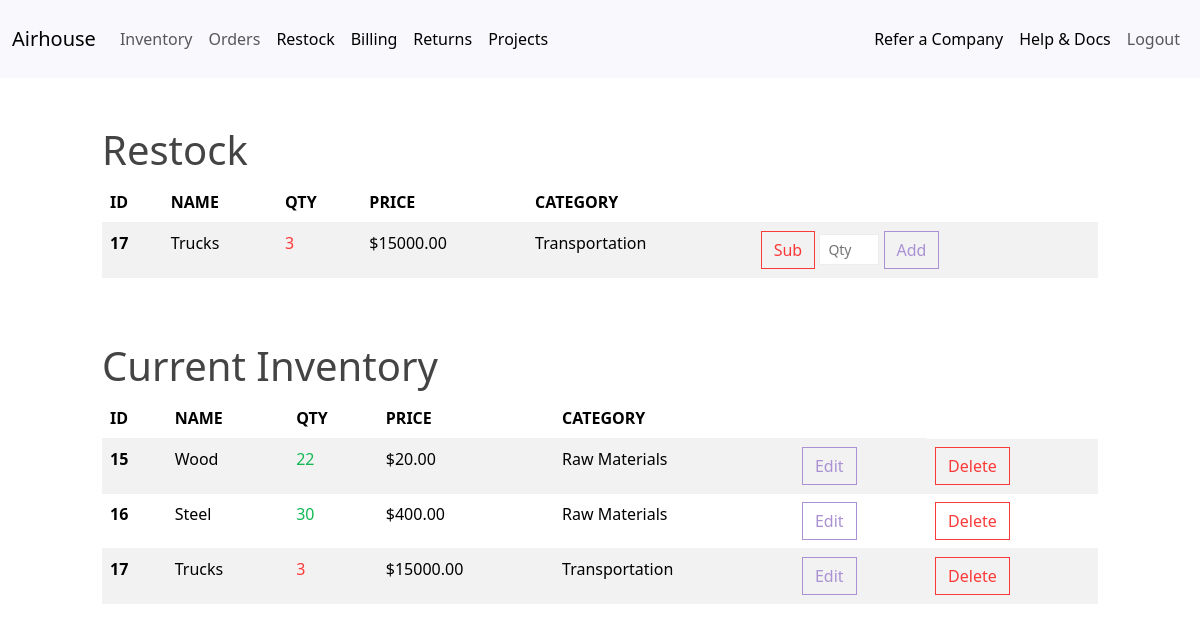
/restock/ (signed in), run on the app's committed database.
### airhouse/models.py (models this page shows, shortened)
class InventoryItem(models.Model):
    name = models.CharField(max_length=200)
    quantity = models.IntegerField()
    price = models.DecimalField(max_digits=10, decimal_places=2)
    category = models.ForeignKey('Category', on_delete=models.SET_NULL, blank=True, null=True)
    date_created = models.DateTimeField(auto_now_add=True)
    user = models.ForeignKey(get_user_model(), on_delete=models.CASCADE)

class Category(models.Model):
    name = models.CharField(max_length=200)
    class Meta:
        verbose_name_plural = 'categories'

### airhouse/views.py (the view, shortened to what this page needs)
# urls.py: path('restock/', Restock.as_view(), name='restock'),
class Restock(LoginRequiredMixin, View):
    def get(self, request):
        return self.render_restock_page(request)
    def render_restock_page(self, request):
        items = InventoryItem.objects.filter(user=request.user.id).order_by('id')
        low_inventory = items.filter(quantity__lte=LOW_QUANTITY)
        low_inventory_ids = low_inventory.values_list('id', flat=True)
        return render(request, 'airhouse/restock.html', {
            'items': items,
            'low_inventory_ids': low_inventory_ids
        })

### airhouse/templates/airhouse/restock.html (shortened to what this page needs)
{% extends 'airhouse/base.html' %}
{% block content %}
{% if low_inventory_ids %}
    <div class="row">
        <div class="col-md-10 col-12 mx-auto mt-5">
            <h1><a href="#" class="text-reset text-decoration-none">Restock</a></h1>
            <table class="table table-hover table-striped">
                <thead>
                    <tr>
                        <th scope="col">ID</th>
                        <th scope="col">NAME</th>
                        <th scope="col">QTY</th>
                        <th scope="col">PRICE</th>
                        <th scope="col">CATEGORY</th>
                        <th scope="col"></th>
                    </tr>
                </thead>
                <tbody>
                    {% for item in items %}
                        {% if item.id in low_inventory_ids %}
                        <tr class="text-danger">
                            <th scope="row">{{ item.id }}</th>
                            <td>{{ item.name }}</td>
                            <td class="text-danger">{{ item.quantity }}</td>
                            <td>${{ item.price }}</td>
                            <td>{{ item.category.name }}</td>
                            <td colspan="2">
                                <form method="POST" action="">
                                    <button type="submit" name="action" value="subtract" class="btn btn-outline-danger">Sub</button>
                                    <input type="number" name="adjust_amount" min="1" placeholder="Qty" class="form-control form-control-sm square-input" style="width: 60px; display: inline-block;">
                                    <button type="submit" name="action" value="add" class="btn btn-outline-secondary">Add</button>
                                </form>
                            </td>
                        </tr>
                        {% endif %}
                    {% endfor %}
                </tbody>
            </table>
        </div>
    </div>
{% endif %}
<div class="row">
    <div class="col-md-10 col-12 mx-auto mt-5">
        <h1><a href="#" class="text-reset text-decoration-none">Current Inventory</a></h1>
        <table class="table table-hover table-striped">
            <thead>
                <tr>
                    <th scope="col">ID</th>
                    <th scope="col">NAME</th>
                    <th scope="col">QTY</th>
                    <th scope="col">PRICE</th>
                    <th scope="col">CATEGORY</th>
                    <th scope="col"></th>
                </tr>
            </thead>
            <tbody>
                {% if items|length == 0 %}
                <tr>
                    <th scope="row">-</th>
                    <td>-</td>
                    <td>-</td>
                    <td>-</td>
                    <td>-</td>
                    <td></td>
                </tr>
                {% else %}
                    {% for item in items %}
                    <tr {% if item.id in low_inventory_ids %}class="text-danger"{% else %}class="text-success"{% endif %}>
                        <th scope="row">{{ item.id }}</th>
                        <td>{{ item.name }}</td>
                        {% if item.id in low_inventory_ids %}
                            <td class="text-danger">{{ item.quantity }}</td>
                        {% else %}
                            <td class="text-success">{{ item.quantity }}</td>
                        {% endif %}
                        <td>${{ item.price }}</td>
                        <td>{{ item.category.name }}</td>
                        <td><a href="{% url 'edit-item' item.id %}" class="btn btn-outline-secondary">Edit</a></td>
                        <td><a href="{% url 'delete-item' item.id %}" class="btn btn-outline-danger">Delete</a></td>
                    </tr>
                    {% endfor %}
                {% endif %}
            </tbody>
        </table>
    </div>
</div>
{% endblock content %}

### data on the page
InventoryItem: id "17", name "Trucks", quantity "3", price "15000.00", category.name "Transportation"
InventoryItem: id "15", name "Wood", quantity "22", price "20.00", category.name "Raw Materials"
InventoryItem: id "16", name "Steel", quantity "30", price "400.00", category.name "Raw Materials"
